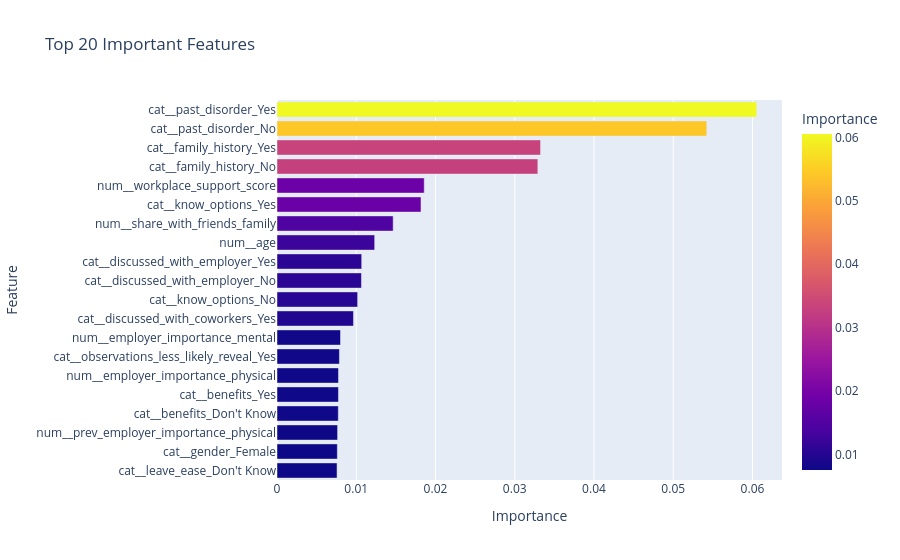

Notebook cell for this chart:
### Code cell
fig = px.bar(
    importance.head(20),
    x="Importance",
    y="Feature",
    orientation="h",
    color="Importance",
    title="Top 20 Important Features"
)

fig.update_layout(
    yaxis=dict(categoryorder="total ascending")
)

fig.show()

### Figure 1 — Plotly figure (JSON) as saved in the notebook; plotly's stock layout.template omitted (floating-point values rounded to 4 significant figures)
{"data": [{"hovertemplate": "Importance=%{marker.color}<br>Feature=%{y}<extra></extra>", "legendgroup": "", "marker": {"color": [0.06054, 0.05423, 0.03326, 0.03291, 0.01858, 0.01817, 0.01466, 0.01233, 0.01069, 0.01066, 0.01018, 0.009648, 0.008011, 0.007875, 0.007758, 0.007753, 0.007736, 0.007645, 0.007612, 0.007578], "coloraxis": "coloraxis", "pattern": {"shape": ""}}, "name": "", "orientation": "h", "showlegend": false, "textposition": "auto", "type": "bar", "x": [0.06054, 0.05423, 0.03326, 0.03291, 0.01858, 0.01817, 0.01466, 0.01233, 0.01069, 0.01066, 0.01018, 0.009648, 0.008011, 0.007875, 0.007758, 0.007753, 0.007736, 0.007645, 0.007612, 0.007578], "xaxis": "x", "y": ["cat__past_disorder_Yes", "cat__past_disorder_No", "cat__family_history_Yes", "cat__family_history_No", "num__workplace_support_score", "cat__know_options_Yes", "num__share_with_friends_family", "num__age", "cat__discussed_with_employer_Yes", "cat__discussed_with_employer_No", "cat__know_options_No", "cat__discussed_with_coworkers_Yes", "num__employer_importance_mental", "cat__observations_less_likely_reveal_Yes", "num__employer_importance_physical", "cat__benefits_Yes", "cat__benefits_Don't Know", "num__prev_employer_importance_physical", "cat__gender_Female", "cat__leave_ease_Don't Know"], "yaxis": "y"}], "layout": {"barmode": "relative", "coloraxis": {"colorbar": {"title": {"text": "Importance"}}, "colorscale": [[0, "#0d0887"], [0.1111, "#46039f"], [0.2222, "#7201a8"], [0.3333, "#9c179e"], [0.4444, "#bd3786"], [0.5556, "#d8576b"], [0.6667, "#ed7953"], [0.7778, "#fb9f3a"], [0.8889, "#fdca26"], [1, "#f0f921"]]}, "legend": {"tracegroupgap": 0}, "title": {"text": "Top 20 Important Features"}, "xaxis": {"anchor": "y", "domain": [0, 1], "title": {"text": "Importance"}}, "yaxis": {"anchor": "x", "categoryorder": "total ascending", "domain": [0, 1], "title": {"text": "Feature"}}}}
